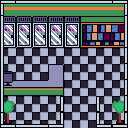

A level layout from a 2D game, rendered from its tile map. Below: a short description, then the map file with its tile-grid data intact:
An orthogonal 8x8 tile map with 16x16 px tiles, 5 tile layers (floor, objects, top_layer, computer, ...), 2 tilesets and 12 objects (Player Spawn Point).

<map version="1.10" tiledversion="1.11.2" orientation="orthogonal" renderorder="right-down" width="8" height="8" tilewidth="16" tileheight="16" infinite="0" nextlayerid="11" nextobjectid="16">
 <tileset firstgid="1" name="store" tilewidth="16" tileheight="16" tilecount="64" columns="8">
  <image source="../images/store.png" width="128" height="128" />
 </tileset>
 <tileset firstgid="65" name="clinic" tilewidth="16" tileheight="16" tilecount="64" columns="8">
  <image source="../images/clinic.png" width="128" height="128" />
 </tileset>
 <layer id="1" name="floor" width="8" height="8">
  <data encoding="csv">
5,6,6,6,6,6,6,7,
13,14,14,3,3,46,47,48,
90,90,90,11,11,54,55,56,
90,90,90,90,90,90,90,90,
90,90,90,90,90,90,90,90,
90,90,90,90,90,90,90,90,
90,90,90,90,90,90,90,90,
90,90,90,90,90,90,90,90
</data>
 </layer>
 <layer id="4" name="objects" width="8" height="8">
  <data encoding="csv">
0,0,0,0,0,0,0,0,
3,3,3,0,0,0,0,0,
11,11,11,0,0,0,0,0,
0,0,0,0,0,0,0,0,
0,0,0,29,0,0,0,0,
0,0,0,37,0,0,0,0,
0,0,0,0,0,0,0,0,
0,0,0,0,0,0,0,0
</data>
 </layer>
 <layer id="10" name="top_layer" width="8" height="8">
  <data encoding="csv">
0,0,0,0,0,0,0,0,
0,0,0,0,0,0,0,0,
0,0,0,0,0,0,0,0,
0,0,0,0,0,0,0,0,
0,0,0,0,0,0,0,0,
33,34,34,0,0,0,0,0,
0,0,0,0,0,0,0,0,
0,0,0,0,0,0,0,0
</data>
 </layer>
 <objectgroup id="5" name="doors">
  <object id="1" x="65.245" y="120.421" width="29.8033" height="6.0412">
   <properties>
    <property name="door" type="bool" value="true" />
    <property name="exit" type="bool" value="true" />
    <property name="map_file" value="town1.tmx" />
   </properties>
  </object>
 </objectgroup>
 <objectgroup id="6" name="Player Spawn Point">
  <object id="2" name="Player Spawn Point" x="32" y="96" width="16" height="16">
   <properties>
    <property name="spawn_point" value="" />
   </properties>
  </object>
 </objectgroup>
 <objectgroup id="7" name="Blocking">
  <object id="3" x="2.61785" y="81.1535" width="60.0093" height="13.571">
   <properties>
    <property name="block" type="bool" value="true" />
   </properties>
  </object>
  <object id="4" x="48.9337" y="65.0436" width="12.8879" height="14.7003">
   <properties>
    <property name="block" type="bool" value="true" />
   </properties>
  </object>
  <object id="6" x="4.22884" y="19.936" width="135.122" height="21.547">
   <properties>
    <property name="block" type="bool" value="true" />
   </properties>
  </object>
  <object id="7" x="123.442" y="42.2884" width="12.0824" height="91.2221">
   <properties>
    <property name="block" type="bool" value="true" />
   </properties>
  </object>
  <object id="8" x="96.8606" y="96.6592" width="2.61785" height="35.4417">
   <properties>
    <property name="block" type="bool" value="true" />
   </properties>
  </object>
  <object id="9" x="95.8537" y="124.65" width="35.4417" height="3.0206">
   <properties>
    <property name="block" type="bool" value="true" />
   </properties>
  </object>
  <object id="10" x="-9.26317" y="124.046" width="72.4944" height="4.02747">
   <properties>
    <property name="block" type="bool" value="true" />
   </properties>
  </object>
  <object id="11" x="-1.20824" y="38.2609" width="4.02747" height="89.4098">
   <properties>
    <property name="block" type="bool" value="true" />
   </properties>
  </object>
 </objectgroup>
 <objectgroup id="8" name="npcs">
  <object id="12" x="32" y="70" width="16" height="16">
   <properties>
    <property name="can_walk" type="bool" value="false" />
    <property name="npc_type" value="clerk" />
   </properties>
  </object>
 </objectgroup>
 <objectgroup id="9" name="music">
  <object id="14" x="91.7043" y="62.6338">
   <properties>
    <property name="song_file" value="store.mp3" />
   </properties>
  </object>
 </objectgroup>
 <layer id="2" name="computer" width="8" height="8">
  <data encoding="csv">
0,0,0,0,0,0,0,0,
0,0,0,0,0,0,0,0,
0,0,0,0,0,0,0,0,
0,0,0,0,0,0,0,0,
28,0,0,0,0,0,0,0,
36,0,0,0,0,0,0,0,
113,0,0,0,0,0,0,113,
121,0,0,0,0,0,0,121
</data>
 </layer>
 <layer id="3" name="walls" width="8" height="8">
  <data encoding="csv">
116,119,119,119,119,119,119,117,
93,0,0,0,0,0,0,92,
93,0,0,0,0,0,0,100,
93,0,0,0,0,0,0,100,
93,0,0,0,0,0,0,100,
93,0,0,0,0,0,0,100,
93,0,0,108,0,0,109,100,
124,103,103,125,0,0,124,125
</data>
 </layer>
</map>
